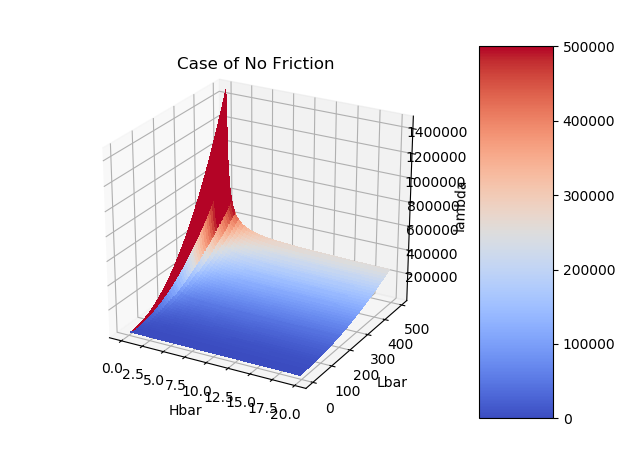

Here is the Python script that generated this plot:
import matplotlib as mpl
from mpl_toolkits.mplot3d import Axes3D
import matplotlib.pyplot as plt
from matplotlib import cm
from matplotlib.ticker import LinearLocator, FormatStrFormatter
import numpy as np

# Consider the last problem done in class (a collar sliding down a vertical rod) and find the point H* where the collar stops.

# Assume:
# k=2kn/M
# L=0.3m
# L0 = 0.2m
# m = 1.5kg

# 1)- no friction
# 2)- u = 0.2

fig = plt.figure()
ax = fig.gca(projection='3d')

# Hbar- represents dimensionless height
# Hbar = H/L0
Hbar = np.arange(0, 20, 0.2) #evenly spaced values from 0 to 5

#Lbar- represents dimensionless length
#lbar = ((L/L0)-1)^2
lbar = np.arange(0, 500, 5)
Hbar, lbar = np.meshgrid(Hbar, lbar)

#equation
lam = ((lbar-1)**2-(np.sqrt(abs(lbar**2-Hbar**2))**2) / (-1*Hbar))

# Plot the surface.
cmap = mpl.cm.coolwarm
norm = mpl.colors.Normalize(vmin=0,vmax=500000)
surf = ax.plot_surface(Hbar, lbar, lam, cmap=cmap, norm=norm, linewidth=0, antialiased=False)

# Customize the z axis.
#ax.set_zlim(-1.01, 1.01)
ax.set_xlabel("Hbar")
ax.set_ylabel("Lbar")
ax.set_zlabel("lambda")

# Add a color bar which maps values to colors.
fig.colorbar(surf, shrink=10, aspect=5,norm=norm,cmap=cmap)


plt.title('Case of No Friction')
plt.show()
